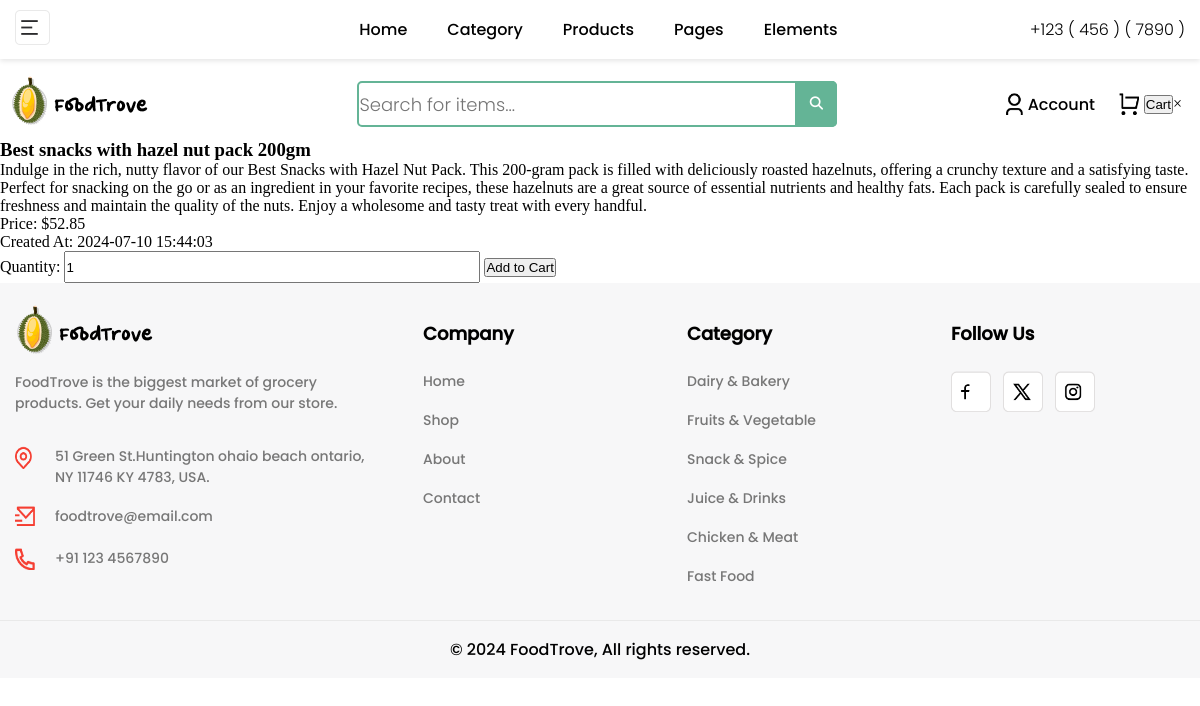
The app's page /products/end_search.php?item_name=Best snacks with hazel nut pack 200gm with its own data.
### tables this page shows
CREATE TABLE products (
    id INT AUTO_INCREMENT PRIMARY KEY,
    name VARCHAR(100) NOT NULL,
    description TEXT NOT NULL,
    img_link VARCHAR(255) DEFAULT NULL,
    price DECIMAL(10, 2) NOT NULL,
    created_at TIMESTAMP DEFAULT CURRENT_TIMESTAMP
);

### products/end_search.php (the view, shortened to what this page needs)
<!DOCTYPE html>
<html lang="en">
<head>
    <link rel="stylesheet" href="assets\css\main.css">
    <link rel="stylesheet" href="assets\css\header.css">
</head>
<?php
include '../includes/header.php';
include '../includes/db.php';
$product_name = $_GET['item_name'];
$sql = "SELECT * FROM products WHERE name LIKE ?";
$stmt = $pdo->prepare($sql);
$stmt->execute(['%' . $product_name . '%']);
$obj_array = $stmt->fetchAll(PDO::FETCH_ASSOC);
?>
<div class="cart">
    <div class="cart-item">
        <?php foreach ($obj_array as $product): ?>
            <h3><?php echo htmlspecialchars($product['name'], ENT_QUOTES, 'UTF-8'); ?></h3>
            <p><?php echo htmlspecialchars($product['description'], ENT_QUOTES, 'UTF-8'); ?></p>
            <p>Price: $<?php echo htmlspecialchars($product['price'], ENT_QUOTES, 'UTF-8'); ?></p>
            <p>Created At: <?php echo htmlspecialchars($product['created_at'], ENT_QUOTES, 'UTF-8'); ?></p>
            <form action="/cart/add.php" method="POST">
                <label for="quantity">Quantity:</label>
                <input type="number" id="quantity" name="quantity" min="1" max="20" value="1">
                <button type="submit">Add to Cart</button>
            </form>
        <?php endforeach; ?>
    </div>
</div>
<?php
include '../includes/footer.php';
?>

### assets/css/main.css (style rules this page uses)
:root { --main-font-family: 'Poppins', sans-serif; --light-font-family: 'LightPoppins', sans-serif; --bold-font-family: 'BoldPoppins', sans-serif; --second-font-family: 'QuickSand', sans-serif; --main-background-color: #F7F7F8; --second-font-family-bold: 'QuickSandBold', sans-serif; --hover-button-color: #f42618; --button-color: #F53E32; }

### assets/css/footer.css (style rules this page uses)
* { margin: 0; padding: 0; box-sizing: border-box; }
input { height: 32px; width: 416px; }

### records on screen
products: name "Best snacks with hazel nut pack 200gm", description "Indulge in the rich, nutty flavor of our Best Snacks with Hazel Nut Pack. This 200-gram pack is filled with deliciously roasted hazelnuts, offering a crunchy texture and a satisfying taste. Perfect for snacking on the go or as an ingredient in your favorite recipes, these hazelnuts are a great source of essential nutrients and healthy fats. Each pack is carefully sealed to ensure freshness and maintain the quality of the nuts. Enjoy a wholesome and tasty treat with every handful.", price "52.85", created_at "2024-07-10 15:44:03"
